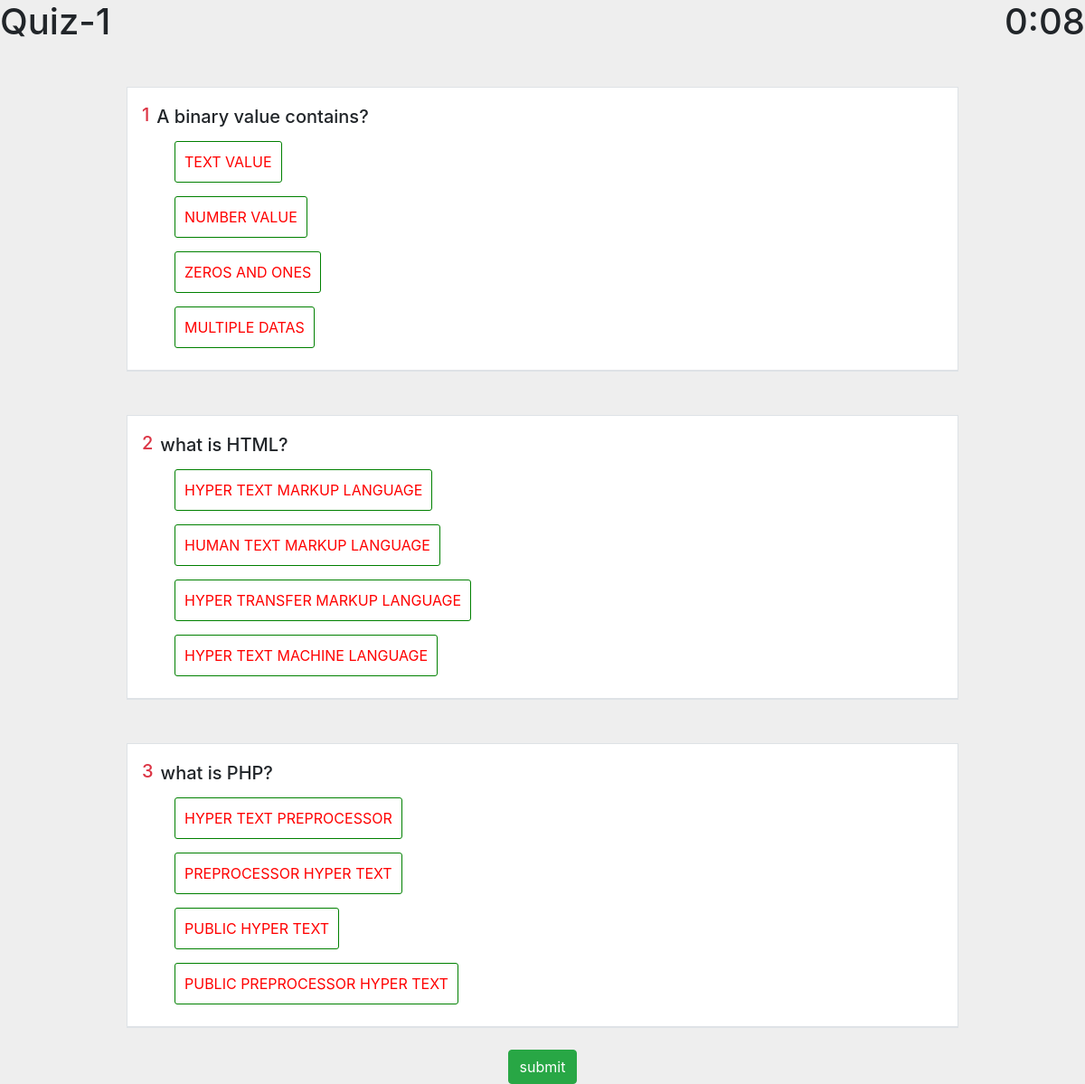
The page /aaaaaaaaaaaaaaaaaaaaaaaaaaaaaaaaaaaaa/completed/quiz.php on the database its author committed.
### tables this page shows
CREATE TABLE `test1` (
  `question_number` int(11) NOT NULL,
  `questions` varchar(200) NOT NULL,
  `a` varchar(100) NOT NULL,
  `b` varchar(100) NOT NULL,
  `c` varchar(100) NOT NULL,
  `d` varchar(100) NOT NULL,
  `answer` varchar(150) NOT NULL
);

### aaaaaaaaaaaaaaaaaaaaaaaaaaaaaaaaaaaaa/completed/quiz.php (the view, shortened to what this page needs)
<!DOCTYPE html>
<html>
<head>
  <link rel="stylesheet" href="https://cdn.jsdelivr.net/npm/bootstrap@4.0.0/dist/css/bootstrap.min.css">
</head>
<body onload="timeout()">
<form id="form1" action="result.php" method="post">
  <h1>Quiz-1 <div id="time" style="float:right">timeout</div></h1>
    <?php
    $con = mysqli_connect('localhost', 'root', '', 'quiz_test');
    $i = 1;
    if ($con) {
      $show = 'select * from test1';
      $result = mysqli_query($con, $show);
      while ($row = mysqli_fetch_array($result)) {
    ?>
        <div class="container mt-5">
          <div class="d-flex justify-content-center row">
            <div class="col-md-10 col-lg-10">
              <div class="border">
                <div class="question bg-white p-3 border-bottom">
                  <div class="d-flex flex-row align-items-center question-title">
                    <h5 class="text-danger"><?php echo ($i); ?></h5>
                    <h5 class="mt-1 ml-2"><?php echo ($row[1]); ?></h5>
                  </div>
                  <div class="ans ml-2">
                    <label class="radio"> <input type="radio" name="<?php echo ($row[0]); ?>" value="<?php echo ($row[2]); ?>"> <span><?php echo ($row[2]); ?></span>
                    </label>
                  </div>
                  <div class="ans ml-2">
                    <label class="radio"> <input type="radio" name="<?php echo ($row[0]); ?>" value="<?php echo ($row[3]); ?>"> <span><?php echo ($row[3]); ?></span>
                    </label>
                  </div>
                  <div class="ans ml-2">
                    <label class="radio"> <input type="radio" name="<?php echo ($row[0]); ?>" value="<?php echo ($row[4]); ?>"> <span><?php echo ($row[4]); ?></span>
                    </label>
                  </div>
                  <div class="ans ml-2">
                    <label class="radio"> <input type="radio" name="<?php echo ($row[0]); ?>" value="<?php echo ($row[5]); ?>"> <span><?php echo ($row[5]); ?></span>
                    </label>
                  </div>
                </div>
              </div>
            </div>
          </div>
        </div>
    <?php
        $i = $i + 1;
      }
    } else {
      die('something happened' . mysqli_connect_error());
    }
    ?>
    <br>
    <center><input type="submit" class="btn btn-success" value="submit"></center>
  </form>
</body>
</html>

### aaaaaaaaaaaaaaaaaaaaaaaaaaaaaaaaaaaaa/completed/quiz.php (style rules this page uses)
body { background-color: #eee; }
label.radio { cursor: pointer; }
label.radio span { padding: 10px 10px; border: 1px solid green; display: inline-block; color: red; text-align: center; border-radius: 3px; margin-top: 7px; text-transform: uppercase; }
.ans { margin-left: 36px !important; }

### rows shown on the page
test1: questions "A binary value contains?", a "TEXT VALUE", b "NUMBER VALUE", c "ZEROS AND ONES", d "MULTIPLE DATAS"
test1: questions "what is HTML?", a "HYPER TEXT MARKUP LANGUAGE", b "HUMAN TEXT MARKUP LANGUAGE", c "HYPER TRANSFER MARKUP LANGUAGE", d "HYPER TEXT MACHINE LANGUAGE"
test1: questions "what is PHP?", a "HYPER TEXT PREPROCESSOR", b "PREPROCESSOR HYPER TEXT", c "PUBLIC HYPER TEXT", d "PUBLIC PREPROCESSOR HYPER TEXT"
